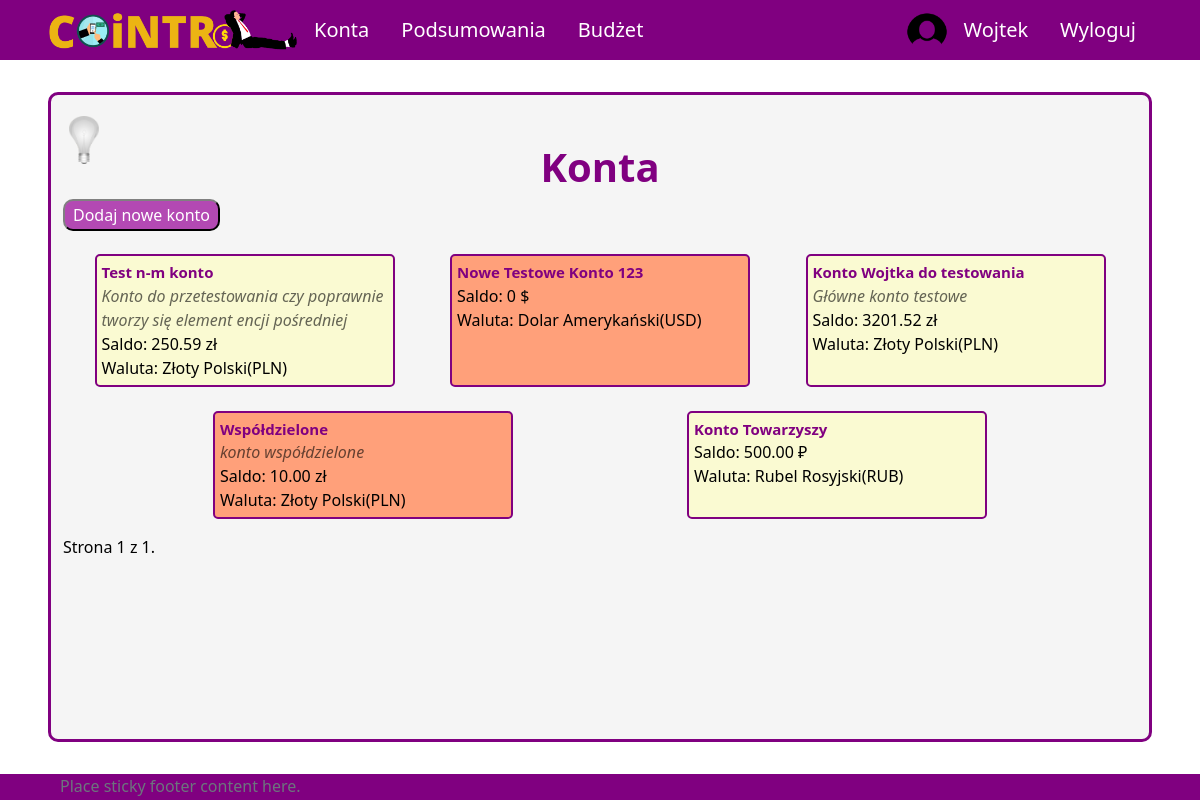
Screenshot of /all-accounts (signed in) with the database file from the repository.
### aplication/models.py (models this page shows, shortened)
class Account(models.Model):
    owner = models.ForeignKey(Profile, null=True, blank=True, on_delete=models.CASCADE)
    name = models.CharField(max_length=30)
    currency = models.ForeignKey(Currency, on_delete=models.SET_NULL, null=True)
    is_shared = models.BooleanField(default=False)
    description = models.CharField(max_length=100, null=True, blank=True)
    id = models.UUIDField(default=uuid.uuid4, unique=True, primary_key=True, editable=False)
    def __str__(self):
        return self.name
    def print_description(self):
        if self.description!=None:
            return self.description
        else:
            return ""

### UsersApp/models.py (models this page shows)
class Currency(models.Model):
    name = models.CharField(max_length=100)
    access_name = models.CharField(max_length=20) #access_name nazwa aby zdobyć kurs walut
    sign = models.CharField(max_length=5) #znak waluty
    id = models.UUIDField(default=uuid.uuid4, unique=True,
                            primary_key=True, editable=False)
    def __str__(self):
        return f'{self.name}({self.access_name})'

### aplication/views/account_views.py (the view)
# urls.py: path('all-accounts', allAccounts, name='all-accounts'),
@login_required(login_url='login')
def allAccounts(request):
    user_accounts = User_Account.objects.filter(id_user = request.user.profile.id)
    today = date.today()
    accounts = []
    accountAndSum = []
    for ua in user_accounts:
        accounts.append(Account.objects.get(id=ua.id_account.id))
    for account in accounts:
        transactions = Transaction.objects.filter(id_account=account)
        updateTransactions(transactions)
        transactions = Transaction.objects.filter(id_account=account).filter(transaction_date__lte=today)
        accountAndSum.append((account, sumCurrency(transactions, account.currency)))
    paginator = Paginator(accountAndSum, 6)
    page_number = request.GET.get('page')
    page_obj = paginator.get_page(page_number)
    context = {'page_obj': page_obj}
    return render(request, 'application/account/all-accounts.html', context)

### aplication/services.py (called while the page is built, shortened)
def sumCurrency(all_transactions, currency):
    sum = 0
    today = date.today()
    for tr in all_transactions:
        if currency.access_name != tr.currency.access_name:
            if tr.id_category.scope == 'EXPENSE' and tr.transaction_date < today:
                sum += round(c.convert(tr.amount, tr.currency.access_name, currency.access_name, date=tr.transaction_date), 2)
            else:
                sum += round(c.convert(tr.amount, tr.currency.access_name, currency.access_name), 2)
        else:
            sum += tr.amount
    return sum

def updateTransactions(all_transactions):
    today = date.today()
    repeating = all_transactions.filter(~Q(repeat=None))
    for tr in repeating:
        _date = tr.transaction_date

### templates/application/account/all-accounts.html (shortened to what this page needs)
{% extends 'application/base.html' %}
{% block content %}
    <div class="title">
        <h1>Konta</h1>
    </div>
    <a href="{% url 'create-account' %}">
        <button class="button">Dodaj nowe konto</button>
    </a>
    <div class="content tiles" id="all-accounts">
        {% for acc, sum in page_obj %}
            <div class="account">
                <a class="account-link" href={% url 'account' pk=acc.id %}>
                <span class="name">{{ acc }}</span>
                <span class="account-description">{{ acc.print_description }}</span>
                <span class="balance">Saldo: {{ sum }} {{acc.currency.sign}}</span>
                <span class="balance">Waluta: {{ acc.currency }}</span>
                </a>
            </div>
        {% endfor %}
    </div>
        <span class="current">
            Strona {{ page_obj.number }} z {{ page_obj.paginator.num_pages }}.
        </span>
{% endblock %}

### templates/application/base.html (shortened to what this page needs)
{%load static%}
<!DOCTYPE html>
<html lang="pl">
<head>
    <link href="https://cdn.jsdelivr.net/npm/bootstrap@5.2.2/dist/css/bootstrap.min.css" rel="stylesheet">
    <link rel="stylesheet" type="text/css" href="{% static 'css/style.css' %}">
</head>
<body onload="checkColorMode()">
    <nav class="nav" id="navigation">
        {% if user.is_authenticated %}
        <ul class="nav justify-content-start">
            <li class="nav-item"><a id="logo-link" class="nav-link" href="{% url 'home' %}">
                <img onmouseover="logoHover()" onmouseout="logoOut()" id="app-logo" src="{% static 'images/logo.png' %}">
            </a>
            <li class="nav-item"><a class="nav-link" href="{% url 'all-accounts' %}">Konta</a></li>
            <li class="nav-item"><a class="nav-link" href="{% url 'summary' %}">Podsumowania</a></li>
            <li class="nav-item"><a class="nav-link" href="{% url 'budget' %}">Budżet</a></li>
        </ul>
        <ul class="nav justify-content-end">
            <img src="{% static 'images/circle_user_image.png' %}", style="border-radius: 50%; width: 40px;">
            <li class="nav-item"><a class="nav-link" href="{% url 'profile' %}">{{ user.username }}</a></li>
            <li class="nav-item"><a class="nav-link" href="{% url 'logout' %}">Wyloguj</a></li>
        </ul>
        {% endif %}
    </nav>
    <div id = "site-content">
        <button onclick="darkMode()" id="dark-mode-button"><img id="light-bulb" src="{% static 'images/bulb_off.png' %}" /></button>
        {% block content %}
        {% endblock %}
    </div>
    <footer class="footer">
        <div class="container">
            <span class="text-muted">Place sticky footer content here.</span>
        </div>
    </footer>
</body>
</html>

### aplication/static/css/style.css (style rules this page uses)
body { background-color: white; color: black; }
#navigation { position: fixed; top: 0; width: 100%; z-index: 9; }
a.nav-link { color: white; font-size: 20px; }
ul.nav { align-items: center; }
nav.nav { height: 60px; background-color: purple; justify-content: space-between; padding-left: 4vw; padding-right: 4vw; }
#logo-link { padding: 0; }
#app-logo { width: 250px; }
#site-content { min-height: calc(100vh - 60px - 4vh - (60px - 4vh) - 30px); margin-top: calc(60px + 4vh); margin-bottom: 4vh; margin-left: 4vw; margin-right: 4vw; padding-left: 1vw; padding-right: 1vw; padding-top: 1vh; padding-bottom: 1vh; border: 3px solid purple; border-radius: 10px; background-color: whitesmoke; position: relative; }
#dark-mode-button { position: absolute; top: 20px; }
#dark-mode-button > img { width: 30px; }
div.title { padding-top: 5vh; display: flex; align-items: center; flex-direction: column; }
div.title h1 { color: purple; font-size: 40px; font-weight: bold; }
div.content { margin-top: 15px; }
div.tiles { display: flex; flex-wrap: wrap; justify-content: space-evenly; }
div.account { margin-top: 1vh; margin-bottom: 2vh; margin-left: 2vw; margin-right: 2vw; padding: 5px; border: 2px solid purple; border-radius: 5px; background-color: lightgoldenrodyellow; width: 300px; }
div.account:nth-child(even) { background-color: lightsalmon; }
a.account-link { width: 100%; display: flex; flex-direction: column; text-decoration: none; color: black; }
a.account-link > span.name { font-weight: bold; font-size: 15px; color: purple; }
a.account-link > span.account-description { font-style: italic; color: rgba(0, 0, 0, 0.6); }
.button { background-color: rgba(163, 31, 163, 0.8); color: white; padding: 2px 8px; border: 2px solid; border-radius: 10px; border-color: grey black black grey; text-decoration: none; }
footer { height: 30px; background-color: purple; justify-content: space-between; padding-left: 4vw; padding-right: 4vw; }
button { background-color: rgba(0, 0, 0, 0); border: none; }

### rows the page displays
Account: name "Test n-m konto", print_description "Konto do przetestowania czy poprawnie tworzy się element encji pośredniej", sum "250.59", currency.sign "zł", currency "Złoty Polski(PLN)"
Account: name "Nowe Testowe Konto 123", is_shared "0", currency.sign "$", currency "Dolar Amerykański(USD)"
Account: name "Konto Wojtka do testowania", print_description "Główne konto testowe", sum "3201.52", currency.sign "zł", currency "Złoty Polski(PLN)"
Account: name "Współdzielone", print_description "konto współdzielone", sum "10.00", currency.sign "zł", currency "Złoty Polski(PLN)"
Account: name "Konto Towarzyszy", sum "500.00", currency.sign "₽", currency "Rubel Rosyjski(RUB)"

### other values shown
{{ user.username }} "Wojtek"
{{ page_obj.number }} "1"
{{ page_obj.paginator.num_pages }} "1"
